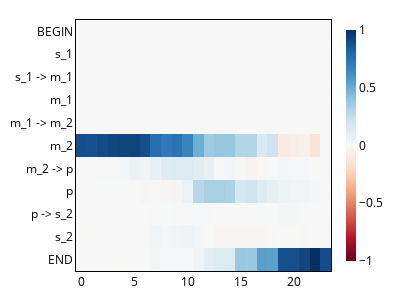

Write notebook code for a chart like this one.
### Code cell
pu.plot_residual(h.normalise_tensor(h.resize_all(s_resid_denoising)), labels, image_dir / "symbolic_residual_gpt2.png")

### Figure 1 — Plotly figure (JSON) as saved in the notebook; plotly's stock layout.template omitted (floating-point values rounded to 4 significant figures; data arrays with more than 128 entries replaced by an {"elided": "..."} marker saying what was removed)
{"data": [{"coloraxis": "coloraxis", "hovertemplate": "Layer: %{x}<br>Sequence Position: %{y}<br>color: %{z}<extra></extra>", "name": "0", "type": "heatmap", "xaxis": "x", "y": ["BEGIN", "s_1", "s_1 -> m_1", "m_1", "m_1 -> m_2", "m_2", "m_2 -> p", "p", "p -> s_2", "s_2", "END"], "yaxis": "y", "z": {"elided": "11x24 float values"}}], "layout": {"coloraxis": {"cmid": 0, "colorbar": {"len": 1, "lenmode": "fraction", "thickness": 10, "thicknessmode": "pixels", "title": {}}, "colorscale": [[0, "rgb(103,0,31)"], [0.1, "rgb(178,24,43)"], [0.2, "rgb(214,96,77)"], [0.3, "rgb(244,165,130)"], [0.4, "rgb(253,219,199)"], [0.5, "rgb(247,247,247)"], [0.6, "rgb(209,229,240)"], [0.7, "rgb(146,197,222)"], [0.8, "rgb(67,147,195)"], [0.9, "rgb(33,102,172)"], [1, "rgb(5,48,97)"]]}, "font": {"color": "black", "size": 12}, "height": 300, "margin": {"b": 20, "l": 10, "r": 10, "t": 20}, "title": {"font": {"size": 14}}, "width": 400, "xaxis": {"anchor": "y", "constrain": "domain", "domain": [0, 1], "linecolor": "black", "linewidth": 1, "mirror": true, "scaleanchor": "y", "showline": true, "showticklabels": true, "tickmode": "array", "ticks": "", "title": {}}, "yaxis": {"anchor": "x", "autorange": "reversed", "constrain": "domain", "domain": [0, 1], "linecolor": "black", "linewidth": 1, "mirror": true, "showline": true, "showticklabels": true, "tickmode": "array", "ticks": "", "ticktext": ["BEGIN", "s_1", "s_1 -> m_1", "m_1", "m_1 -> m_2", "m_2", "m_2 -> p", "p", "p -> s_2", "s_2", "END"], "tickvals": [0, 1, 2, 3, 4, 5, 6, 7, 8, 9, 10], "title": {}}}}
